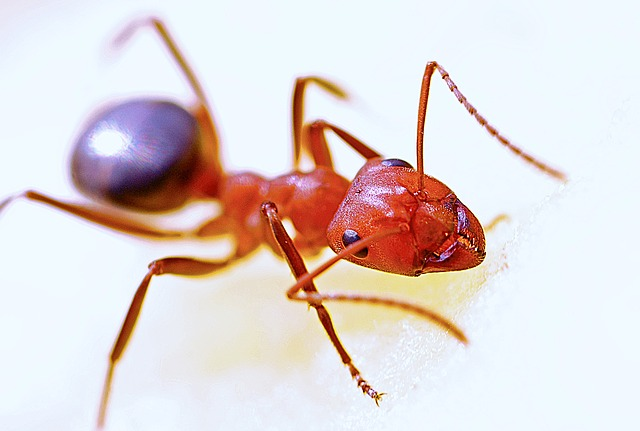
#> input picture image/ant.jpg, 640 x 431 px
$ python basic32_Adaptive_Threshold.py
#> lines starting #> are read from the running program, lines starting #| are printed output that depends on the picture; after the words box and inside, x2 and y2 are one past the last pixel; in counts of white or black regions, pixels touching at a corner belong together
#การใช้งาน Adaptive_Threshold
import cv2
img = cv2.imread("image/ant.jpg")
#> img is the input picture: shape (431, 640, 3); mean B, G, R 212.9, 213.6, 225.1
gray = cv2.cvtColor(img, cv2.COLOR_BGR2GRAY)
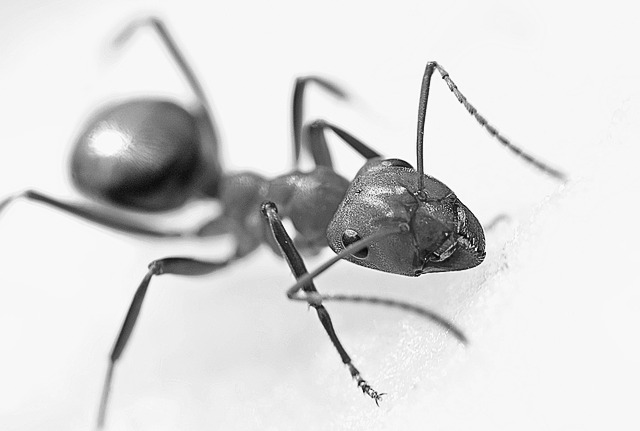
#> gray: shape (431, 640); min 5, max 255, mean 217
thresh,th1 = cv2.threshold(gray,128,255,cv2.THRESH_BINARY)
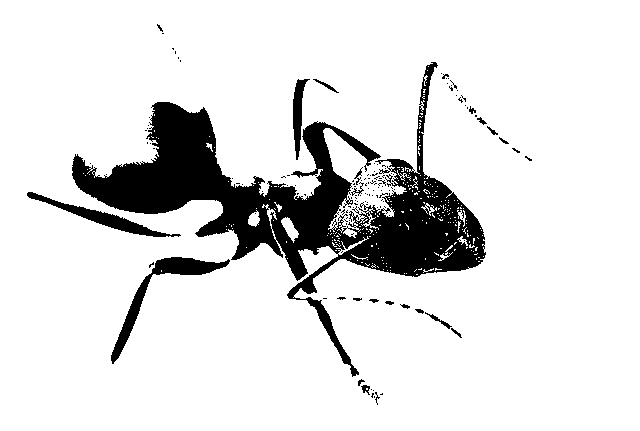
#> th1: shape (431, 640); 87.4% white; 139 black regions (118 under 20 px), largest, box (x1, y1, x2, y2) and area: (72, 62, 486, 377) 29989, (111, 257, 230, 364) 1806, (27, 192, 181, 237) 1251
th2 = cv2.adaptiveThreshold(gray,255,cv2.ADAPTIVE_THRESH_MEAN_C,cv2.THRESH_BINARY,3,1)
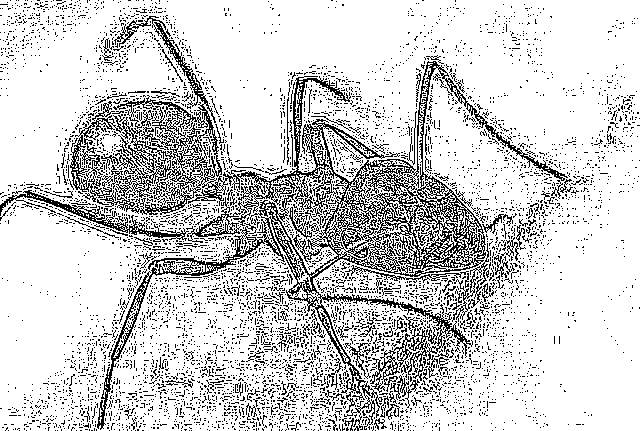
#> th2: shape (431, 640); 81.8% white; black in thin lines or dots
th3 = cv2.adaptiveThreshold(gray,255,cv2.ADAPTIVE_THRESH_GAUSSIAN_C,cv2.THRESH_BINARY,3,1)
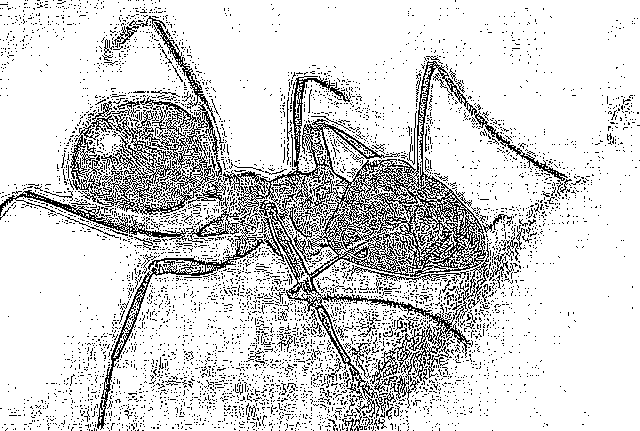
#> th3: shape (431, 640); 83.7% white; black in thin lines or dots
cv2.imshow("Origine",gray)
cv2.imshow("THRESH",th1)
cv2.imshow("MEAN",th2)
cv2.imshow("GAUSSIAN",th3)

cv2.waitKey(0)
cv2.destroyAllWindows()

$ run again, with image/ball2d.jpg copied over image/ant.jpg
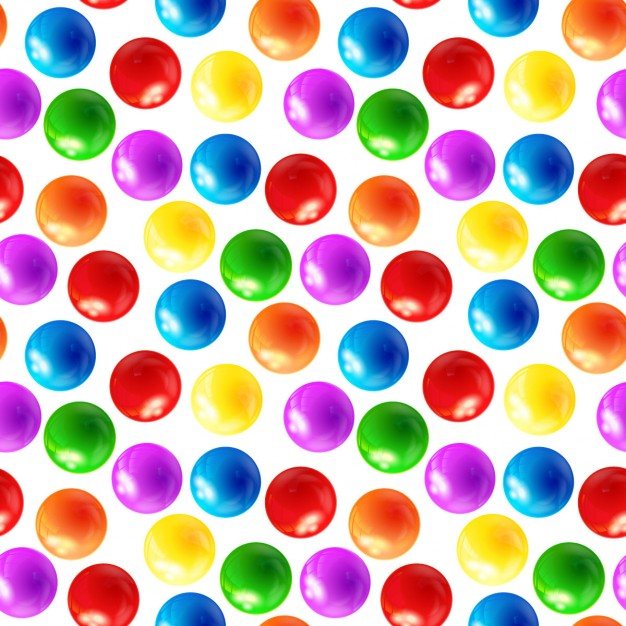
#> input picture image/ball2d.jpg, 626 x 626 px
#> img is the input picture: shape (626, 626, 3); mean B, G, R 168.2, 172.2, 199.6
#> `thresh,th1 = cv2.threshold(gray,128,255,cv2.THRESH_BINARY)`:
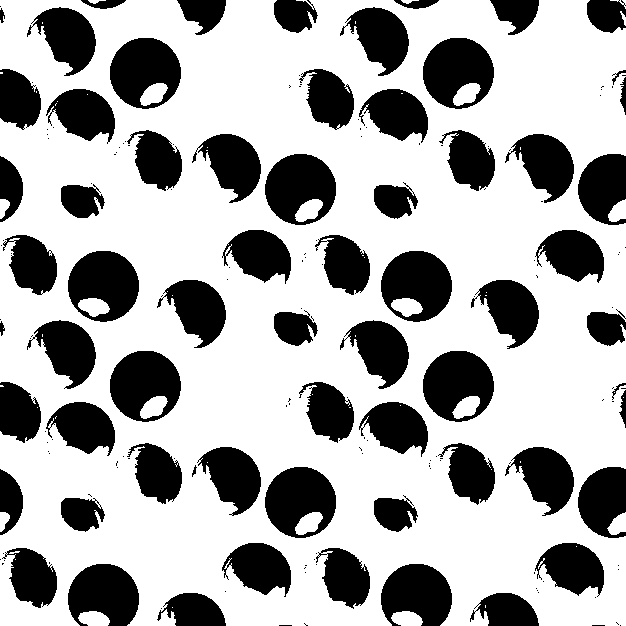
#> th1: shape (626, 626); 67.5% white; 180 black regions (115 under 20 px), largest, box (x1, y1, x2, y2) and area: (265, 154, 336, 225) 3553, (265, 467, 336, 538) 3551, (423, 38, 494, 109) 3550
#> th2: shape (626, 626); 73.3% white; black in thin lines or dots
#> `th3 = cv2.adaptiveThreshold(gray,255,cv2.ADAPTIVE_THRESH_GAUSSIAN_C,cv..`:
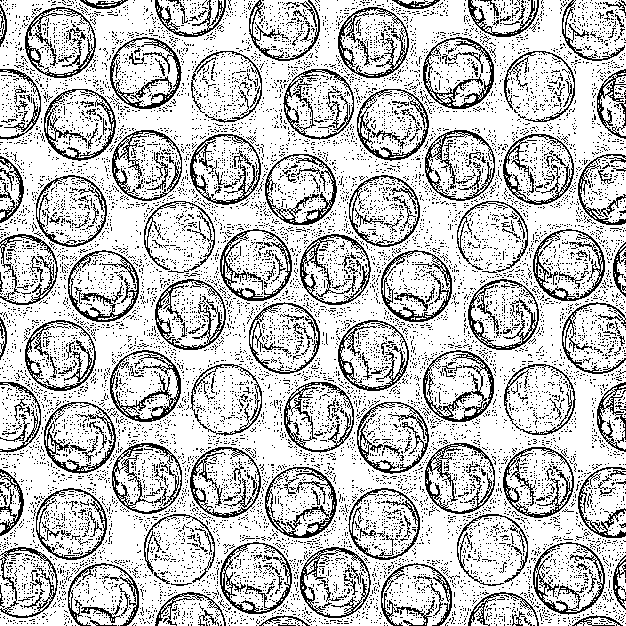
#> th3: shape (626, 626); 76.5% white; black in thin lines or dots

$ run again, with image/boy.jpg copied over image/ant.jpg
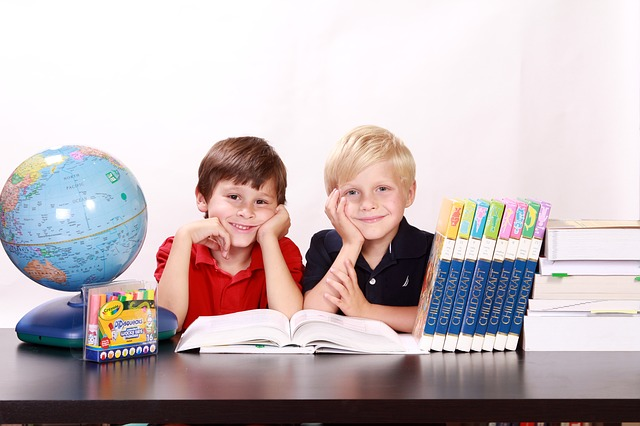
#> input picture image/boy.jpg, 640 x 426 px
#> img is the input picture: shape (426, 640, 3); mean B, G, R 186.9, 184.5, 197.5
#> `thresh,th1 = cv2.threshold(gray,128,255,cv2.THRESH_BINARY)`:
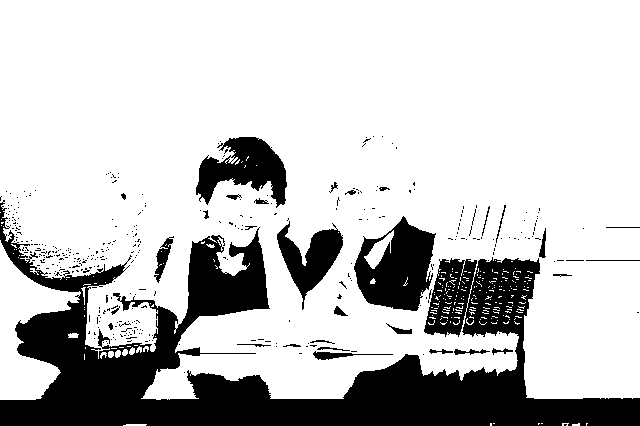
#> th1: shape (426, 640); 77.6% white; 383 black regions (352 under 20 px), largest, box (x1, y1, x2, y2) and area: (0, 200, 640, 426) 47525, (354, 216, 436, 311) 4794, (196, 137, 287, 208) 3470
#> th2: shape (426, 640); 76.9% white; black in thin lines or dots
#> `th3 = cv2.adaptiveThreshold(gray,255,cv2.ADAPTIVE_THRESH_GAUSSIAN_C,cv..`:
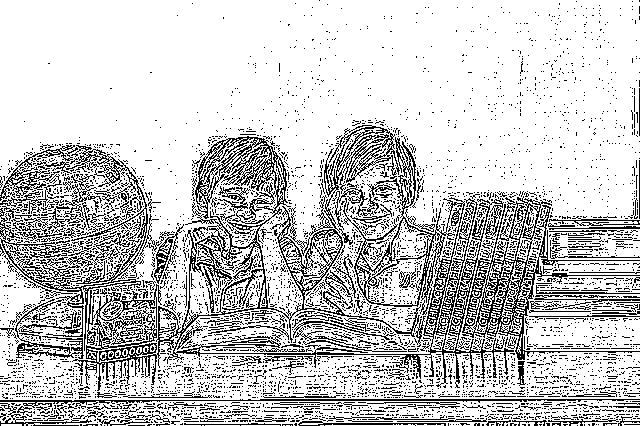
#> th3: shape (426, 640); 78.8% white; black in thin lines or dots
